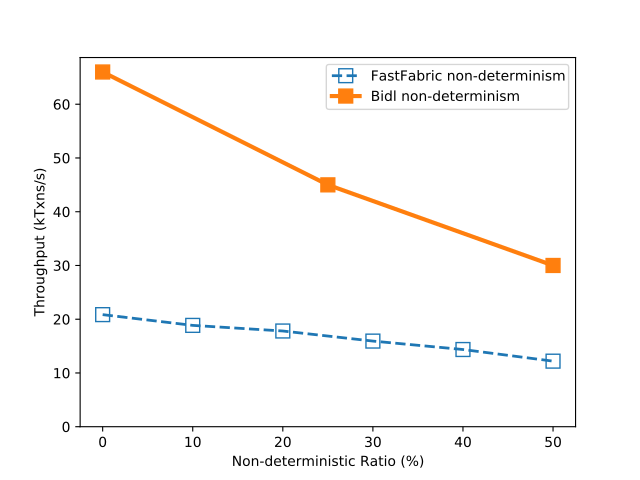

Write the Python code that produced this figure.
import numpy as np
import matplotlib.pyplot as plt
import sys

# FastFabric
x_ff = [x*10 for x in range(0, 6)]
nd_ff = []
with open("logs/ff/nondeterminism/log.log") as f:
    for line in f.readlines(): 
        if "ave" in line:
            temp = line.split()
            nd_ff.append(float(temp[-1]))
nd_ff = [tps/1e3 for tps in nd_ff]

# BIDL
nd_bidl = {} 
with open("logs/bidl/nondeterminism/nondeterminism.log") as f: 
    lines = f.readlines()
    for line in lines:
        if "throughput" in line:
            k=int(line.split()[1])
            v=int(line.split()[-2])
            nd_bidl[k] = v
            
plt.plot(x_ff, nd_ff, 's-', linewidth=2.0, linestyle="--", markersize=10, label=r'FastFabric non-determinism', markerfacecolor='none')
plt.plot(nd_bidl.keys(), nd_bidl.values(), 's-', linewidth=3.0, markersize=10, label=r'Bidl non-determinism')
plt.legend(loc="upper right")
plt.xlabel("Non-deterministic Ratio (%)")
plt.ylabel("Throughput (kTxns/s)")
plt.ylim(0)

plt.savefig("figure/nondeterminism.pdf")
